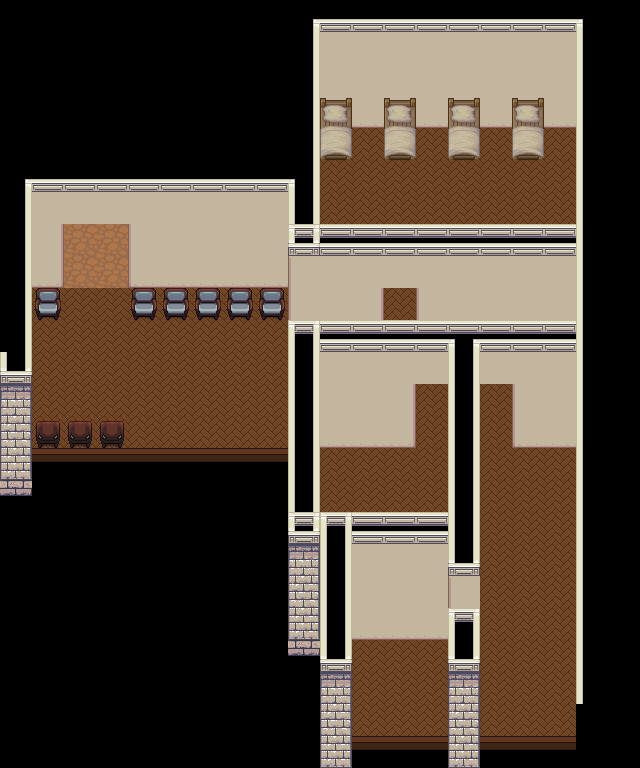

A 2D game scene composited from a Tiled map and its tileset images. What follows is a short description and the map's XML, with each tile layer's data collapsed to a summary:
An orthogonal 20x24 tile map with 32x32 px tiles, 5 tile layers (bg, bg2, mid, mid2, ...), 1 hidden layer not drawn, 4 tilesets and 18 objects (exit-1, start, tobbler, dread).

<map version="1.11" tiledversion="1.11.2" orientation="orthogonal" renderorder="right-down" width="20" height="24" tilewidth="32" tileheight="32" infinite="0" nextlayerid="9" nextobjectid="19">
 <tileset firstgid="1" source="../Assorted_LPC/lpc-walls/walls.tsx" />
 <tileset firstgid="6145" source="../Assorted_LPC/lpc-floors/floors.tsx" />
 <tileset firstgid="8193" source="../[Base]BaseChip_pipo.tsx" />
 <tileset firstgid="9193" source="../Assorted_LPC/lpc_objectspack/Objects/Furniture/[LPC]Chairs_Dining.tsx" />
 <imagelayer id="6" name="ref" visible="0" offsetx="-1024" offsety="-1504">
  <image source="../vtt-maps/District 1.webp" width="1952" height="2144" />
 </imagelayer>
 <layer id="1" name="bg" width="20" height="24">
  <data>[480 cells, 235 non-empty, 6 distinct tile ids]</data>
 </layer>
 <layer id="7" name="bg2" width="20" height="24">
  <data>[480 cells, 8 non-empty, 2 distinct tile ids]</data>
 </layer>
 <layer id="2" name="mid" width="20" height="24">
  <properties>
   <property name="z" type="int" value="0" />
  </properties>
  <data>[480 cells, 85 non-empty, 10 distinct tile ids]</data>
 </layer>
 <layer id="8" name="mid2" width="20" height="24">
  <properties>
   <property name="z" type="int" value="0" />
  </properties>
  <data>[480 cells, 9 non-empty, 2 distinct tile ids]</data>
 </layer>
 <layer id="3" name="foreground" width="20" height="24">
  <properties>
   <property name="z" type="int" value="3" />
  </properties>
  <data>[480 cells, 124 non-empty, 18 distinct tile ids]</data>
 </layer>
 <objectgroup id="4" name="Object Layer 1">
  <object id="1" name="exit-1" x="64" y="224" width="64" height="32">
   <properties>
    <property name="dest" value="somewhere-district-1" />
    <property name="destDir" value="u" />
    <property name="destX" type="float" value="34" />
    <property name="destY" type="float" value="53" />
   </properties>
  </object>
  <object id="2" name="start" x="80" y="288">
   <point />
  </object>
  <object id="16" name="tobbler" x="224" y="416">
   <point />
  </object>
  <object id="17" name="dread" x="368" y="656">
   <point />
  </object>
 </objectgroup>
 <objectgroup id="5" name="collisions">
  <object id="3" x="128" y="160" width="160" height="128">
   <properties>
    <property name="collision" type="bool" value="true" />
   </properties>
  </object>
  <object id="4" x="0" y="160" width="64" height="128">
   <properties>
    <property name="collision" type="bool" value="true" />
   </properties>
  </object>
  <object id="5" x="0" y="288" width="32" height="224">
   <properties>
    <property name="collision" type="bool" value="true" />
   </properties>
  </object>
  <object id="6" x="32" y="448" width="288" height="192">
   <properties>
    <property name="collision" type="bool" value="true" />
   </properties>
  </object>
  <object id="7" x="320" y="736" width="288" height="32">
   <properties>
    <property name="collision" type="bool" value="true" />
   </properties>
  </object>
  <object id="8" x="576" y="0" width="32" height="736">
   <properties>
    <property name="collision" type="bool" value="true" />
   </properties>
  </object>
  <object id="9" x="288" y="0" width="288" height="128">
   <properties>
    <property name="collision" type="bool" value="true" />
   </properties>
  </object>
  <object id="10" x="288" y="128" width="32" height="224">
   <properties>
    <property name="collision" type="bool" value="true" />
   </properties>
  </object>
  <object id="11" x="320" y="320" width="64" height="32">
   <properties>
    <property name="collision" type="bool" value="true" />
   </properties>
  </object>
  <object id="12" x="416" y="320" width="160" height="32">
   <properties>
    <property name="collision" type="bool" value="true" />
   </properties>
  </object>
  <object id="13" x="320" y="416" width="96" height="32">
   <properties>
    <property name="collision" type="bool" value="true" />
   </properties>
  </object>
  <object id="14" x="288" y="416" width="32" height="32">
   <properties>
    <property name="collision" type="bool" value="true" />
   </properties>
  </object>
  <object id="15" x="320" y="608" width="128" height="32">
   <properties>
    <property name="collision" type="bool" value="true" />
   </properties>
  </object>
  <object id="18" x="320" y="640" width="32" height="96">
   <properties>
    <property name="collision" type="bool" value="true" />
   </properties>
  </object>
 </objectgroup>
</map>
